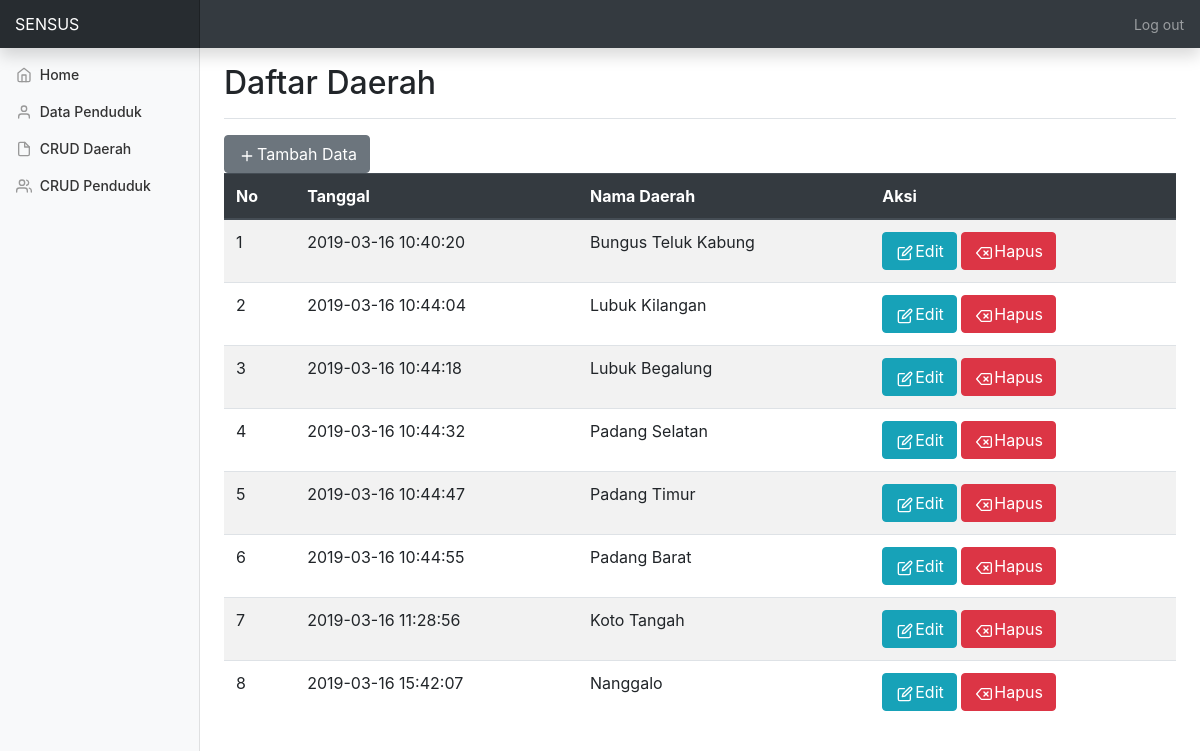
Page /index.php?p=daerah (signed in) on the committed database.
### tables this page shows
CREATE TABLE `regions` (
  `id` int(11) NOT NULL,
  `name` varchar(30) NOT NULL,
  `created_at` datetime NOT NULL DEFAULT CURRENT_TIMESTAMP
);

### daerah.php (the view, shortened to what this page needs)
<?php
$aksi=isset($_GET['aksi']) ? $_GET['aksi'] : 'list';
switch ($aksi) {
	case 'list':
	?>
	<div class="d-flex justify-content-between flex-wrap flex-md-nowrap align-items-center pt-3 pb-2 mb-3 border-bottom">
		<h2>Daftar Daerah</h2>
	</div>
	<button type="button" class="btn btn-secondary" data-toggle="modal" data-target="#tambahdata">
	  <i data-feather="plus" style="width: 20px;"></i>Tambah Data
	</button>
	<table class="table table-striped">
		<thead class="thead-dark">
		<tr>
			<th>No</th>
			<th>Tanggal</th>
			<th>Nama Daerah</th>
			<th>Aksi</th>
		</tr>
		</thead>
		<?php
		$ambil=mysql_query("SELECT * FROM regions");
		$no = 1;
		while ($data=mysql_fetch_array($ambil)) {
		?>
		<tr>
			<td><?php echo $no; ?></td>
			<td><?php echo $data['created_at']?></td>
			<td><?php echo $data['name']?></td>
			<td>
			<a class="btn btn-info" href="?p=daerah&aksi=edit&id_ubah=<?php echo $data['id']?>">
			<i data-feather="edit" style="width: 20px;"></i>Edit</a>
			<a class="btn btn-danger" href="aksi_daerah.php?proses=hapus&id_hapus=<?php echo $data['id']?>"
			onclick="return confirm('Yakin akan menghapus data?')" ><i data-feather="delete" style="width: 20px;"></i>Hapus</a>
			</td>
		</tr>
		<?php
		$no++;
		}
		?>
	</table>
	<?php
		break;
	?>
<?php
}
?>

### css/dashboard.css (style rules this page uses)
body { font-size: .875rem; }
.feather { width: 16px; height: 16px; vertical-align: text-bottom; }

### rows in the picture
regions: created_at "2019-03-16 10:40:20", name "Bungus Teluk Kabung"
regions: created_at "2019-03-16 10:44:04", name "Lubuk Kilangan"
regions: created_at "2019-03-16 10:44:18", name "Lubuk Begalung"
regions: created_at "2019-03-16 10:44:32", name "Padang Selatan"
regions: created_at "2019-03-16 10:44:47", name "Padang Timur"
regions: created_at "2019-03-16 10:44:55", name "Padang Barat"
regions: created_at "2019-03-16 11:28:56", name "Koto Tangah"
regions: created_at "2019-03-16 15:42:07", name "Nanggalo"
